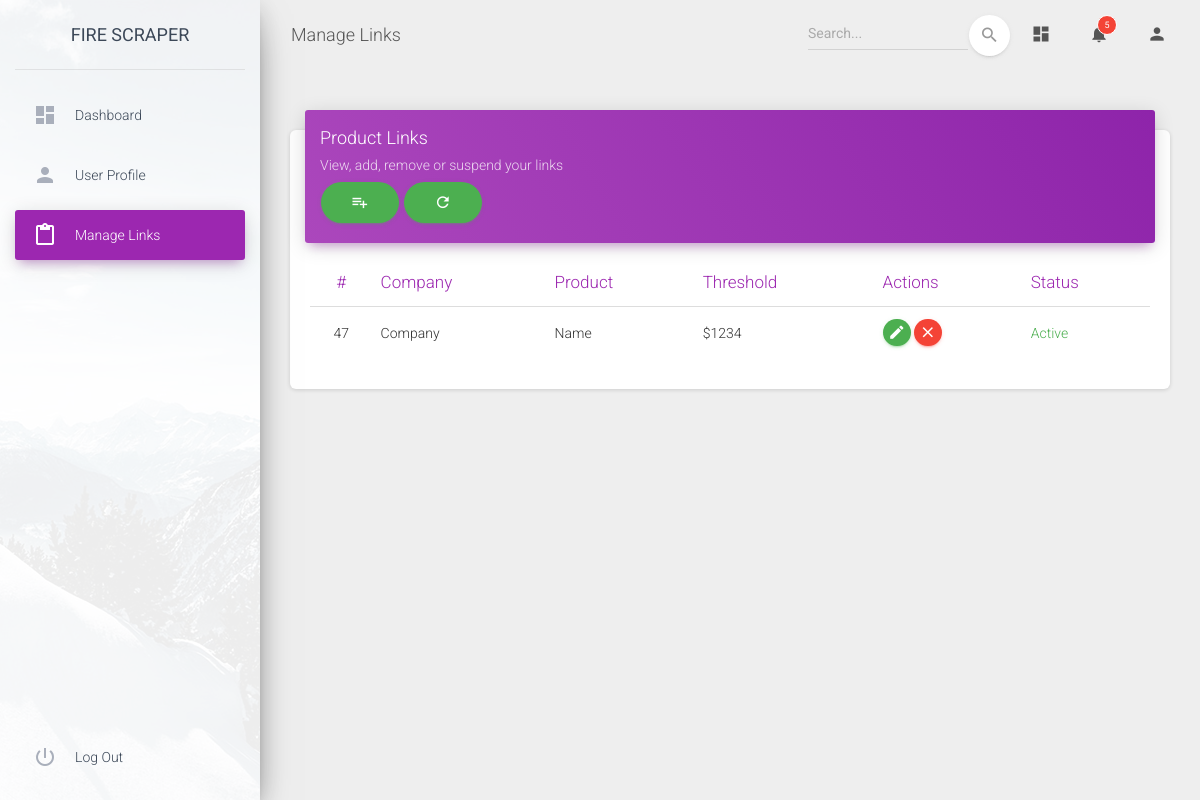
The page /dashboard/view/ (signed in) on the database as committed earlier.
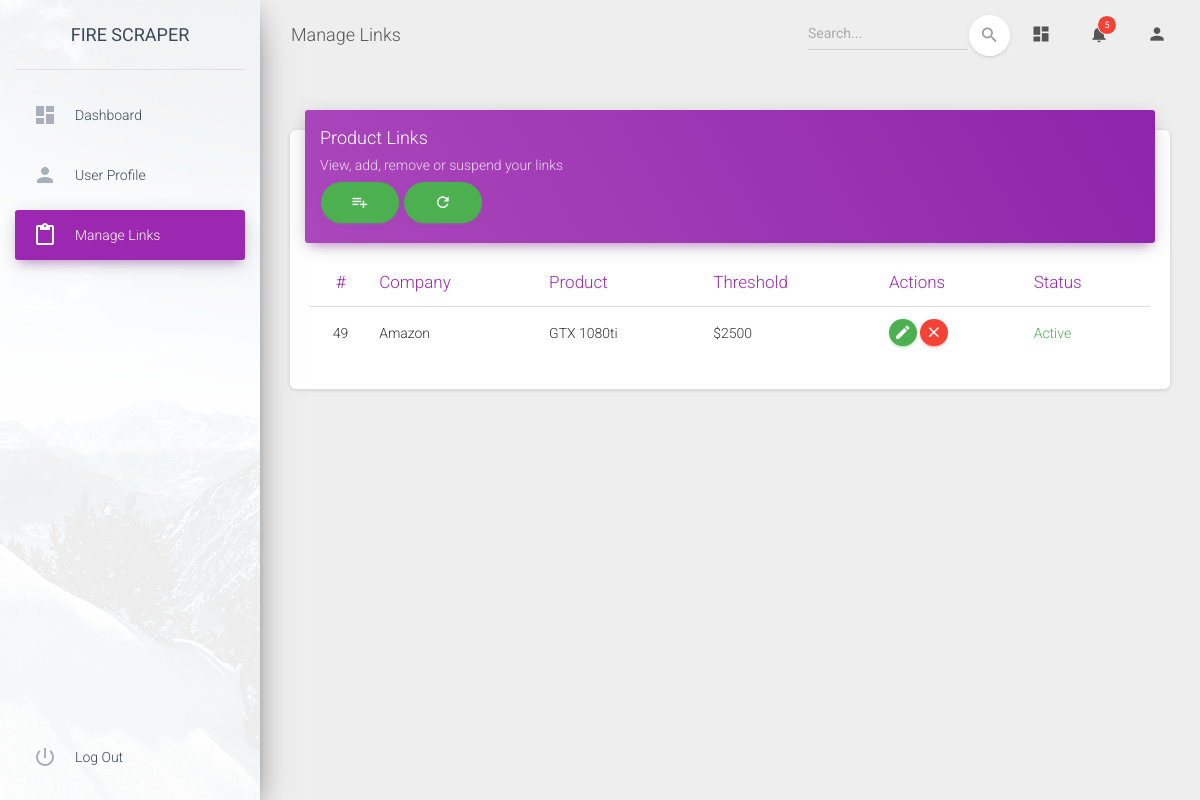
The same page on the database as committed later.
### dashboard/models.py (models this page shows, shortened)
class Link(models.Model):
    url = models.CharField('Link Url', max_length=200)
    store = models.CharField('Store', max_length=50)
    threshold = models.CharField(max_length=10)
    active = models.CharField('Active (True/False)', max_length=6, default='True')
    title = models.CharField('Product name', max_length=100, default='Product Name')
    owner = models.ForeignKey(User, default=None, on_delete=models.PROTECT)

### dashboard/views.py (the view)
# urls.py: path("view/", views.view_links, name="view"),
@login_required(login_url="/")
def view_links(response):
    if response.user.is_authenticated:
        user = response.user
        username = response.user.username
    links = Link.objects.all().filter(owner=user)
    return render(response, "dashboard/view.html", {"username":username, "links":links})

### dashboard/templates/dashboard/view.html (shortened to what the changed rows need)
{% extends 'dashboard/base.html' %}
{% load static %}
{% block head %}
<link rel="stylesheet" href="https://maxcdn.bootstrapcdn.com/font-awesome/latest/css/font-awesome.min.css">
<link href="{% static 'dashboard/css/material-dashboard.css' %}" rel="stylesheet" />
<link href="{% static 'dashboard/css/custom.css' %}" rel="stylesheet" />
{% endblock %}
{% block body_content %}
<div class="wrapper ">
    <div class="main-panel">
      <div class="content">
        <div class="container-fluid">
          <div class="row">
            <div class="col-md-12">
              <div class="card">
                <div class="card-body">
                  <div class="table-responsive">
                    <table class="table">
                      <thead class=" text-primary">
                        <th class="text-center">#</th>
                        <th>Company</th>
                        <th>Product</th>
                        <th>Threshold</th>
                        <th>Actions</th>
                        <th>Status</th>
                      </thead>
                      <tbody class="link-table">
                        {% for link in links %}
                        <tr>
                            <td class="text-center">{{ link.pk }}</td>
                            <td>{{ link.store }}</td>
                            <td>{{ link.title }}</td>
                            <td>&dollar;{{ link.threshold }}</td>
                            <td class="td-actions">
                                    <button name="edit_link" type="button" rel="tooltip" class="btn btn-success btn-round open-modal" data-toggle="modal" data-url="{% url 'dashboard:modal' linkid=link.pk %}">
                                        <i class="material-icons">edit</i>
                                    </button>
                                    <button id="delete-button" name="delete_link" type="button" rel="tooltip" class="btn btn-danger btn-round" data-id="{{link.pk}}">
                                        <i class="material-icons">close</i>
                                    </button>
                            </td>
                            {% if link.active == "True" %}
                            <td class="text-success">Active</td>
                            {% else %}
                            <td class="text-danger">Inactive</td>
                            {% endif %}
                        </tr>
                        {% endfor %}
                      </tbody>
                    </table>
                  </div>
                </div>
              </div>
            </div>
          </div>
        </div>
      </div>
    </div>
  </div>
{% endblock %}

Rows that differ between the two databases and show on the page:
removed Link: pk "47", store "Company", title "Name", threshold "1234", active "Active"
added Link: pk "49", store "Amazon", title "GTX 1080ti", threshold "2500", active "Active"
